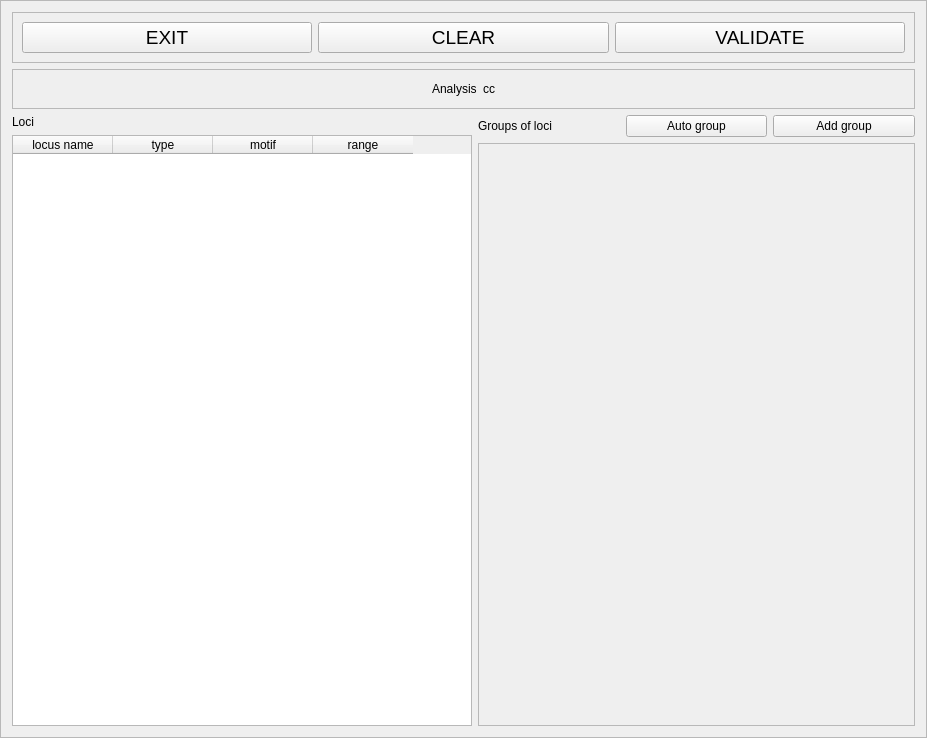
<?xml version="1.0" encoding="UTF-8"?>
<ui version="4.0">
 <class>Frame</class>
 <widget class="QFrame" name="Frame">
  <property name="geometry">
   <rect>
    <x>0</x>
    <y>0</y>
    <width>927</width>
    <height>738</height>
   </rect>
  </property>
  <property name="windowTitle">
   <string>Frame</string>
  </property>
  <property name="frameShape">
   <enum>QFrame::StyledPanel</enum>
  </property>
  <property name="frameShadow">
   <enum>QFrame::Raised</enum>
  </property>
  <layout class="QVBoxLayout" name="verticalLayout_6">
   <item>
    <widget class="QFrame" name="frame_6">
     <property name="frameShape">
      <enum>QFrame::StyledPanel</enum>
     </property>
     <property name="frameShadow">
      <enum>QFrame::Raised</enum>
     </property>
     <layout class="QHBoxLayout" name="horizontalLayout_9">
      <item>
       <widget class="QPushButton" name="exitButton">
        <property name="font">
         <font>
          <pointsize>14</pointsize>
         </font>
        </property>
        <property name="toolTip">
         <string>Leave this screen without loosing any change</string>
        </property>
        <property name="text">
         <string>EXIT</string>
        </property>
        <property name="shortcut">
         <string>Alt+E</string>
        </property>
       </widget>
      </item>
      <item>
       <widget class="QPushButton" name="clearButton">
        <property name="font">
         <font>
          <pointsize>14</pointsize>
         </font>
        </property>
        <property name="toolTip">
         <string>Clear all data related to this historical model</string>
        </property>
        <property name="text">
         <string>CLEAR</string>
        </property>
        <property name="shortcut">
         <string>Alt+C</string>
        </property>
       </widget>
      </item>
      <item>
       <widget class="QPushButton" name="okButton">
        <property name="font">
         <font>
          <pointsize>14</pointsize>
         </font>
        </property>
        <property name="toolTip">
         <string>Test and save data (Alt+o)</string>
        </property>
        <property name="text">
         <string>VALIDATE</string>
        </property>
        <property name="shortcut">
         <string>Alt+V</string>
        </property>
       </widget>
      </item>
     </layout>
    </widget>
   </item>
   <item>
    <widget class="QFrame" name="analysisFrame">
     <property name="frameShape">
      <enum>QFrame::StyledPanel</enum>
     </property>
     <property name="frameShadow">
      <enum>QFrame::Raised</enum>
     </property>
     <layout class="QHBoxLayout" name="horizontalLayout">
      <item>
       <spacer name="horizontalSpacer">
        <property name="orientation">
         <enum>Qt::Horizontal</enum>
        </property>
        <property name="sizeHint" stdset="0">
         <size>
          <width>40</width>
          <height>20</height>
         </size>
        </property>
       </spacer>
      </item>
      <item>
       <widget class="QLabel" name="analysisNameTitleLabel">
        <property name="text">
         <string>Analysis</string>
        </property>
       </widget>
      </item>
      <item>
       <widget class="QLabel" name="analysisNameLabel">
        <property name="text">
         <string>cc</string>
        </property>
       </widget>
      </item>
      <item>
       <spacer name="horizontalSpacer_2">
        <property name="orientation">
         <enum>Qt::Horizontal</enum>
        </property>
        <property name="sizeHint" stdset="0">
         <size>
          <width>40</width>
          <height>20</height>
         </size>
        </property>
       </spacer>
      </item>
     </layout>
    </widget>
   </item>
   <item>
    <layout class="QHBoxLayout" name="horizontalLayout_3">
     <item>
      <layout class="QVBoxLayout" name="verticalLayout_4">
       <item>
        <widget class="QLabel" name="label">
         <property name="text">
          <string>Loci</string>
         </property>
        </widget>
       </item>
       <item>
        <widget class="QTableWidget" name="tableWidget">
         <property name="minimumSize">
          <size>
           <width>460</width>
           <height>0</height>
          </size>
         </property>
         <property name="maximumSize">
          <size>
           <width>460</width>
           <height>16777215</height>
          </size>
         </property>
         <property name="sortingEnabled">
          <bool>false</bool>
         </property>
         <column>
          <property name="text">
           <string>locus name</string>
          </property>
          <property name="textAlignment">
           <set>AlignHCenter|AlignVCenter|AlignCenter</set>
          </property>
         </column>
         <column>
          <property name="text">
           <string>type</string>
          </property>
          <property name="textAlignment">
           <set>AlignHCenter|AlignVCenter|AlignCenter</set>
          </property>
         </column>
         <column>
          <property name="text">
           <string>motif</string>
          </property>
          <property name="textAlignment">
           <set>AlignHCenter|AlignVCenter|AlignCenter</set>
          </property>
         </column>
         <column>
          <property name="text">
           <string>range</string>
          </property>
          <property name="textAlignment">
           <set>AlignHCenter|AlignVCenter|AlignCenter</set>
          </property>
         </column>
        </widget>
       </item>
      </layout>
     </item>
     <item>
      <layout class="QVBoxLayout" name="verticalLayout_5">
       <item>
        <layout class="QHBoxLayout" name="horizontalLayout_2">
         <item>
          <widget class="QLabel" name="label_2">
           <property name="text">
            <string>Groups of loci</string>
           </property>
          </widget>
         </item>
         <item>
          <widget class="QPushButton" name="autoGroupButton">
           <property name="text">
            <string>Auto group</string>
           </property>
          </widget>
         </item>
         <item>
          <widget class="QPushButton" name="addGroupButton">
           <property name="text">
            <string>Add group</string>
           </property>
          </widget>
         </item>
        </layout>
       </item>
       <item>
        <widget class="QScrollArea" name="scrollArea">
         <property name="widgetResizable">
          <bool>true</bool>
         </property>
         <widget class="QWidget" name="scrollAreaWidgetContents">
          <property name="geometry">
           <rect>
            <x>0</x>
            <y>0</y>
            <width>429</width>
            <height>564</height>
           </rect>
          </property>
          <layout class="QVBoxLayout" name="verticalLayout_3"/>
         </widget>
        </widget>
       </item>
      </layout>
     </item>
    </layout>
   </item>
  </layout>
 </widget>
 <resources/>
 <connections/>
</ui>
